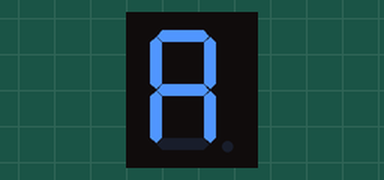
A sketch run on a simulated Arduino Uno, built with avr-gcc and run on an emulated ATmega328P. Shown: 1-digit seven-segment display. Wiring (inferred from the names in the program): 1-digit 7-segment display, segments lit when LOW: segments pin 3, pin 4, pin 5, pin 6, pin 7, pin 8, pin 9. The segment pins are drawn as the display they are named for.

Above: at 0.1 s.
At 1.1 s:
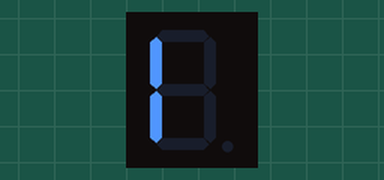
At 2.1 s:
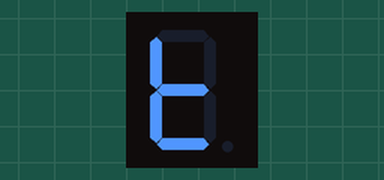
At 3.1 s:
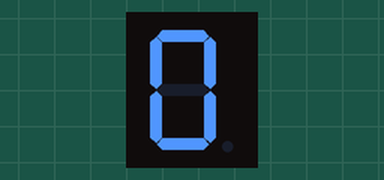
At 4.1 s:
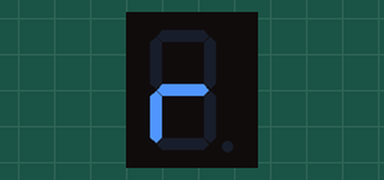

The sketch:

Programa003.ino
```cpp
/**********************************************************************************
**                                                                               **
**                              Array de 8 LEDs                                  **
**                                                                               **
**                                                                               **
**********************************************************************************/

//********** Includes *************************************************************

//********** Variables ************************************************************
const int A = 3;          // donar nom al pin 5 de l’Arduino
const int B = 4;          // donar nom al pin 6 de l’Arduino
const int C = 5;          // donar nom al pin 7 de l’Arduino
const int D = 6;       // donar nom al pin 7 de l’Arduino
const int E = 7;          // donar nom al pin 9 de l’Arduino
const int F = 8;
const int G = 9;               // donar nom al pin 10 de l’Arduino
unsigned int temp = 1000;
//********** Setup ****************************************************************
void setup ()
{
  pinMode(A, OUTPUT);     // definir el pin 3 com una sortida
  pinMode(B, OUTPUT);     // definir el pin 4 com una sortida
  pinMode(C, OUTPUT);     // definir el pin 5 com una sortida
  pinMode(D, OUTPUT);     // definir el pin 6 com una sortida
  pinMode(E, OUTPUT);     // definir el pin 7 com una sortida
  pinMode(F, OUTPUT);     // definir el pin 8 com una sortida
  pinMode(G, OUTPUT);     // definir el pin 9 com una sortida
}

//********** Loop *****************************************************************
void loop()
{
  digitalWrite(A, LOW);    // posar a 5V el pin 5
  digitalWrite(B, LOW);    // posar a 5V el pin 6
  digitalWrite(C, LOW);    // posar a 5V el pin 7
  digitalWrite(D, HIGH);    // posar a 5V el pin 8
  digitalWrite(E, LOW);    // posar a 5V el pin 9
  digitalWrite(F, LOW);    // posar a 5V el pin 10
  digitalWrite(G, LOW);    // posar a 5V el pin 10
  delay(temp);                  // es queden leds 500ms encesos

  digitalWrite(A, HIGH);    // posar a 5V el pin 5
  digitalWrite(B, HIGH);    // posar a 5V el pin 6
  digitalWrite(C, HIGH);    // posar a 5V el pin 7
  digitalWrite(D, HIGH);    // posar a 5V el pin 8
  digitalWrite(E, LOW);    // posar a 5V el pin 9
  digitalWrite(F, LOW);    // posar a 5V el pin 10
  digitalWrite(G, HIGH);    // posar a 5V el pin 10
  delay(temp);                  // es queden leds 500ms encesos

  digitalWrite(A, HIGH);    // posar a 5V el pin 5
  digitalWrite(B, HIGH);    // posar a 5V el pin 6
  digitalWrite(C, HIGH);    // posar a 5V el pin 7
  digitalWrite(D, LOW);    // posar a 5V el pin 8
  digitalWrite(E, LOW);    // posar a 5V el pin 9
  digitalWrite(F, LOW);    // posar a 5V el pin 10
  digitalWrite(G, LOW);    // posar a 5V el pin 10
  delay(temp);                  // es queden leds 500ms encesos

  digitalWrite(A, LOW);    // posar a 5V el pin 5
  digitalWrite(B, LOW);    // posar a 5V el pin 6
  digitalWrite(C, LOW);    // posar a 5V el pin 7
  digitalWrite(D, LOW);    // posar a 5V el pin 8
  digitalWrite(E, LOW);    // posar a 5V el pin 9
  digitalWrite(F, LOW);    // posar a 5V el pin 10
  digitalWrite(G, HIGH);    // posar a 5V el pin 10
  delay(temp);                  // es queden leds 500ms encesos

  digitalWrite(A, HIGH);    // posar a 5V el pin 5
  digitalWrite(B, HIGH);    // posar a 5V el pin 6
  digitalWrite(C, HIGH);    // posar a 5V el pin 7
  digitalWrite(D, HIGH);    // posar a 5V el pin 8
  digitalWrite(E, LOW);    // posar a 5V el pin 9
  digitalWrite(F, HIGH);    // posar a 5V el pin 10
  digitalWrite(G, LOW);    // posar a 5V el pin 10
  delay(temp);                  // es queden leds 500ms encesos


}

//********** Funcions *************************************************************
```

Measured:
- by itself, everything shown: repeats every 5.0 s, in 5 steps
- what the display in image 1 shows lasts 1.0 s, from 1.0 s to 2.0 s
